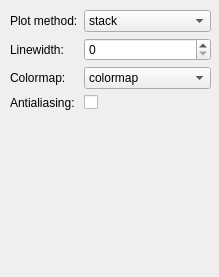
<?xml version="1.0" encoding="UTF-8"?>
<ui version="4.0">
 <class>Form</class>
 <widget class="QWidget" name="Form">
  <property name="geometry">
   <rect>
    <x>0</x>
    <y>0</y>
    <width>219</width>
    <height>277</height>
   </rect>
  </property>
  <property name="windowTitle">
   <string>Form</string>
  </property>
  <widget class="QWidget" name="formLayoutWidget_3">
   <property name="geometry">
    <rect>
     <x>10</x>
     <y>10</y>
     <width>201</width>
     <height>261</height>
    </rect>
   </property>
   <layout class="QFormLayout" name="formLayout_3">
    <item row="1" column="0">
     <widget class="QLabel" name="label_8">
      <property name="text">
       <string>Plot method:</string>
      </property>
     </widget>
    </item>
    <item row="1" column="1">
     <widget class="QComboBox" name="comboBox_5">
      <item>
       <property name="text">
        <string>stack</string>
       </property>
      </item>
      <item>
       <property name="text">
        <string>contour</string>
       </property>
      </item>
      <item>
       <property name="text">
        <string>image</string>
       </property>
      </item>
     </widget>
    </item>
    <item row="2" column="0">
     <widget class="QLabel" name="label_9">
      <property name="text">
       <string>Linewidth:</string>
      </property>
     </widget>
    </item>
    <item row="2" column="1">
     <widget class="QSpinBox" name="spinBox_3"/>
    </item>
    <item row="3" column="0">
     <widget class="QLabel" name="label_10">
      <property name="text">
       <string>Colormap:</string>
      </property>
     </widget>
    </item>
    <item row="3" column="1">
     <widget class="QComboBox" name="comboBox_6">
      <item>
       <property name="text">
        <string>colormap</string>
       </property>
      </item>
     </widget>
    </item>
    <item row="4" column="0">
     <widget class="QLabel" name="label_11">
      <property name="text">
       <string>Antialiasing:</string>
      </property>
     </widget>
    </item>
    <item row="4" column="1">
     <widget class="QCheckBox" name="checkBox">
      <property name="text">
       <string/>
      </property>
     </widget>
    </item>
   </layout>
  </widget>
 </widget>
 <resources/>
 <connections/>
</ui>
